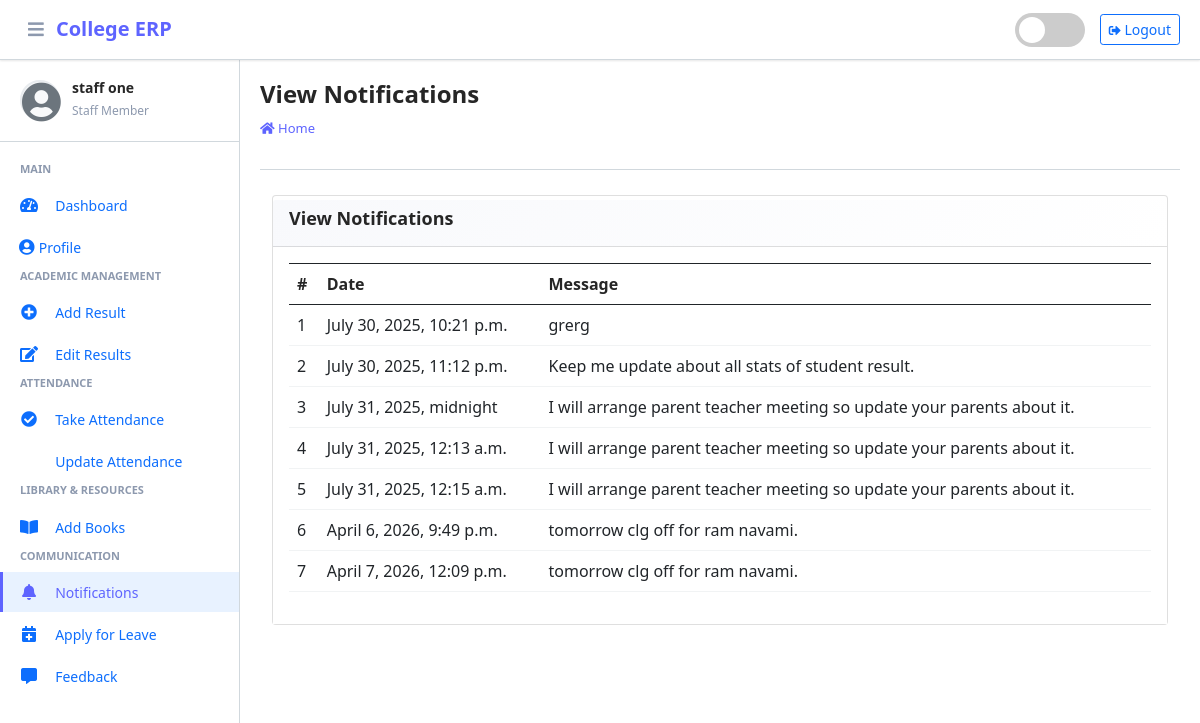
Screenshot of /staff/view/notification/ (signed in) with the database file from the repository.
### main_app/models.py (models this page shows, shortened)
class CustomUser(AbstractUser):
    USER_TYPE = ((1, "HOD"), (2, "Staff"), (3, "Student"))
    GENDER = [("M", "Male"), ("F", "Female")]
    username = None  # Removed username, using email instead
    email = models.EmailField(unique=True)
    user_type = models.CharField(default=1, choices=USER_TYPE, max_length=1)
    gender = models.CharField(max_length=1, choices=GENDER)
    profile_pic = models.ImageField()
    address = models.TextField()
    fcm_token = models.TextField(default="")  # For firebase notifications
    created_at = models.DateTimeField(auto_now_add=True)
    updated_at = models.DateTimeField(auto_now=True)
    USERNAME_FIELD = "email"
    REQUIRED_FIELDS = []
    objects = CustomUserManager()

class NotificationStaff(models.Model):
    staff = models.ForeignKey(Staff, on_delete=models.CASCADE)
    message = models.TextField()
    created_at = models.DateTimeField(auto_now_add=True)
    updated_at = models.DateTimeField(auto_now=True)

### main_app/staff_views.py (the view)
# urls.py: path("staff/view/notification/", staff_views.staff_view_notification,
def staff_view_notification(request):
    staff = get_object_or_404(Staff, admin=request.user)
    notifications = NotificationStaff.objects.filter(staff=staff)
    context = {
        'notifications': notifications,
        'page_title': "View Notifications"
    }
    return render(request, "staff_template/staff_view_notification.html", context)

### main_app/templates/staff_template/staff_view_notification.html
{% extends 'main_app/base.html' %}
{% load static %}
{% block page_title %}{{page_title}}{% endblock page_title %}
{% block content %}
<section class="content">
    <div class="container-fluid">
        <div class="row">
            <div class="col-md-12">
                <div class="card card-dark">
                    <div class="card-header">
                        <h3 class="card-title">{{page_title}}</h3>
                    </div>
                    <div class="card-body">
                        <div class="form-group table">
              <table class="table table-bordered">
                  <tr>
                      <th>#</th>
                      <th>Date</th>
                      <th>Message</th>
                  </tr>
                  {% for notification in  notifications %}
                    <tr>
                        <td>{{forloop.counter}}</td>
                        <td>{{notification.created_at}}</td>
                        <td>{{notification.message}}</td>
                    </tr>
                  {% endfor %}
              </table>
                        </div>
                    </div>
                </div>
            </div>
        </div>
    </div>
</section>
{% endblock content %}

### main_app/templates/main_app/erpnext_sidebar.html (shortened to what this page needs)
{% load static %}
<div class="sidebar-header">
    <div class="sidebar-user">
        <i class="fas fa-user-circle sidebar-default-avatar" id="default-avatar" style="display: none;"></i>
        <div class="sidebar-user-info">
            <h6>{{ user.get_full_name|default:user.username }}</h6>
            <small>
                {% if user.user_type == '1' %}
                    Administrator
                {% elif user.user_type == '2' %}
                    Staff Member
                {% else %}
                    Student
                {% endif %}
            </small>
        </div>
    </div>
</div>
<div class="nav-section">
    {% if user.user_type == '1' %}
        <h6 class="nav-section-title">Main</h6>
        <div class="nav-item">
            {% url 'admin_home' as admin_home %}
            <a href="{{ admin_home }}" class="nav-link {% if admin_home == request.path %}active{% endif %}">
                <i class="nav-icon fas fa-tachometer-alt"></i>
                <span class="nav-text">Dashboard</span>
            </a>
        </div>
        <div class="nav-item">
            {% url 'admin_view_profile' as admin_view_profile %}
            <a href="{{ admin_view_profile }}" class="nav-link {% if admin_view_profile == request.path %}active{% endif %}">
                <i class="fas fa-user-circle"></i>
                <span class="nav-text">Profile</span>
            </a>
        </div>
        <h6 class="nav-section-title">Academic Management</h6>
        <div class="nav-item has-submenu {% if 'course' in request.path %}open{% endif %}">
            <a href="#" class="nav-link">
                <i class="nav-icon fas fa-graduation-cap"></i>
                <span class="nav-text">Courses</span>
                <i class="nav-arrow fas fa-chevron-right"></i>
            </a>
            <div class="nav-submenu">
                <div class="nav-item">
                    {% url 'add_course' as add_course %}
                    <a href="{{ add_course }}" class="nav-link {% if add_course == request.path %}active{% endif %}">
                        <span class="nav-text">Add Course</span>
                    </a>
                </div>
                <div class="nav-item">
                    {% url 'manage_course' as manage_course %}
                    <a href="{{ manage_course }}" class="nav-link {% if manage_course == request.path or 'edit_course' in request.path %}active{% endif %}">
                        <span class="nav-text">Manage Courses</span>
                    </a>
                </div>
            </div>
        </div>
        <div class="nav-item has-submenu {% if 'subject' in request.path %}open{% endif %}">
            <a href="#" class="nav-link">
                <i class="nav-icon fas fa-book"></i>
                <span class="nav-text">Subjects</span>
                <i class="nav-arrow fas fa-chevron-right"></i>
            </a>
            <div class="nav-submenu">
                <div class="nav-item">
                    {% url 'add_subject' as add_subject %}
                    <a href="{{ add_subject }}" class="nav-link {% if add_subject == request.path %}active{% endif %}">
                        <span class="nav-text">Add Subject</span>
                    </a>
                </div>
                <div class="nav-item">
                    {% url 'manage_subject' as manage_subject %}
                    <a href="{{ manage_subject }}" class="nav-link {% if manage_subject == request.path or 'edit_subject' in request.path %}active{% endif %}">
                        <span class="nav-text">Manage Subjects</span>
                    </a>
                </div>
            </div>
        </div>
        <div class="nav-item has-submenu {% if 'session' in request.path %}open{% endif %}">
            <a href="#" class="nav-link">
                <i class="nav-icon fas fa-calendar-alt"></i>
                <span class="nav-text">Sessions</span>
                <i class="nav-arrow fas fa-chevron-right"></i>
            </a>
            <div class="nav-submenu">
                <div class="nav-item">
                    {% url 'add_session' as add_session %}
                    <a href="{{ add_session }}" class="nav-link {% if add_session == request.path %}active{% endif %}">
                        <span class="nav-text">Add Session</span>
                    </a>
                </div>
                <div class="nav-item">
                    {% url 'manage_session' as manage_session %}
                    <a href="{{ manage_session }}" class="nav-link {% if manage_session == request.path or 'edit_session' in request.path %}active{% endif %}">
                        <span class="nav-text">Manage Sessions</span>
                    </a>
                </div>
            </div>
        </div>
        <h6 class="nav-section-title">User Management</h6>
        <div class="nav-item">
            {% url 'add_staff' as add_staff %}
            <a href="{{ add_staff }}" class="nav-link {% if add_staff == request.path %}active{% endif %}">
                <i class="nav-icon fas fa-user-plus"></i>
                <span class="nav-text">Add Staff</span>
            </a>
        </div>
        <div class="nav-item">
            {% url 'manage_staff' as manage_staff %}
            <a href="{{ manage_staff }}" class="nav-link {% if manage_staff == request.path or 'edit_staff' in request.path %}active{% endif %}">
                <i class="nav-icon fas fa-users-cog"></i>
                <span class="nav-text">Manage Staff</span>
            </a>
        </div>
        <div class="nav-item">
            {% url 'add_student' as add_student %}
            <a href="{{ add_student }}" class="nav-link {% if add_student == request.path %}active{% endif %}">
                <i class="nav-icon fas fa-user-graduate"></i>
                <span class="nav-text">Add Student</span>
            </a>
        </div>
        <div class="nav-item">
            {% url 'manage_student' as manage_student %}
            <a href="{{ manage_student }}" class="nav-link {% if manage_student == request.path or 'edit_student' in request.path %}active{% endif %}">
                <i class="nav-icon fas fa-users"></i>
                <span class="nav-text">Manage Students</span>
            </a>
        </div>
        <h6 class="nav-section-title">Communication</h6>
        <div class="nav-item">
            {% url 'admin_notify_staff' as admin_notify_staff %}
            <a href="{{ admin_notify_staff }}" class="nav-link {% if admin_notify_staff == request.path %}active{% endif %}">
                <i class="nav-icon fas fa-bell"></i>
                <span class="nav-text">Notify Staff</span>
            </a>
        </div>
        <div class="nav-item">
            {% url 'admin_notify_student' as admin_notify_student %}
            <a href="{{ admin_notify_student }}" class="nav-link {% if admin_notify_student == request.path %}active{% endif %}">
                <i class="nav-icon fas fa-bullhorn"></i>
                <span class="nav-text">Notify Students</span>
            </a>
        </div>
        <h6 class="nav-section-title">Reports & Analytics</h6>
        <div class="nav-item">
            {% url 'admin_view_attendance' as admin_view_attendance %}
            <a href="{{ admin_view_attendance }}" class="nav-link {% if admin_view_attendance == request.path %}active{% endif %}">
                <i class="nav-icon fas fa-chart-line"></i>
                <span class="nav-text">View Attendance</span>
            </a>
        </div>
        <div class="nav-item">
            {% url 'student_feedback_message' as student_feedback_message %}
            <a href="{{ student_feedback_message }}" class="nav-link {% if student_feedback_message == request.path %}active{% endif %}">
                <i class="nav-icon fas fa-comments"></i>
                <span class="nav-text">Student Feedback</span>
            </a>
        </div>
        <div class="nav-item">
            {% url 'staff_feedback_message' as staff_feedback_message %}
            <a href="{{ staff_feedback_message }}" class="nav-link {% if staff_feedback_message == request.path %}active{% endif %}">
                <i class="nav-icon fas fa-comment-dots"></i>
                <span class="nav-text">Staff Feedback</span>
            </a>
        </div>
        <h6 class="nav-section-title">Leave Management</h6>
        <div class="nav-item">
            {% url 'view_staff_leave' as view_staff_leave %}
            <a href="{{ view_staff_leave }}" class="nav-link {% if view_staff_leave == request.path %}active{% endif %}">
                <i class="nav-icon fas fa-calendar-check"></i>
                <span class="nav-text">Staff Leave</span>
            </a>
        </div>
        <div class="nav-item">
            {% url 'view_student_leave' as view_student_leave %}
            <a href="{{ view_student_leave }}" class="nav-link {% if view_student_leave == request.path %}active{% endif %}">
                <i class="nav-icon fas fa-calendar-times"></i>
                <span class="nav-text">Student Leave</span>
            </a>
        </div>
    {% elif user.user_type == '2' %}
        <h6 class="nav-section-title">Main</h6>
        <div class="nav-item">
            {% url 'staff_home' as staff_home %}
            <a href="{{ staff_home }}" class="nav-link {% if staff_home == request.path %}active{% endif %}">
                <i class="nav-icon fas fa-tachometer-alt"></i>
                <span class="nav-text">Dashboard</span>
            </a>
        </div>
        <div class="nav-item">
            {% url 'staff_view_profile' as staff_view_profile %}
            <a href="{{ staff_view_profile }}" class="nav-link {% if staff_view_profile == request.path %}active{% endif %}">
                <i class="fas fa-user-circle"></i>
                <span class="nav-text">Profile</span>
            </a>
        </div>
        <h6 class="nav-section-title">Academic Management</h6>
        <div class="nav-item">
            {% url 'staff_add_result' as staff_add_result %}
            <a href="{{ staff_add_result }}" class="nav-link {% if staff_add_result == request.path %}active{% endif %}">
                <i class="nav-icon fas fa-plus-circle"></i>
                <span class="nav-text">Add Result</span>
            </a>
        </div>
        <div class="nav-item">
            {% url 'edit_student_result' as edit_student_result %}
            <a href="{{ edit_student_result }}" class="nav-link {% if edit_student_result == request.path %}active{% endif %}">
                <i class="nav-icon fas fa-edit"></i>
                <span class="nav-text">Edit Results</span>
            </a>
        </div>
        <h6 class="nav-section-title">Attendance</h6>
        <div class="nav-item">
            {% url 'staff_take_attendance' as staff_take_attendance %}
            <a href="{{ staff_take_attendance }}" class="nav-link {% if staff_take_attendance == request.path %}active{% endif %}">
                <i class="nav-icon fas fa-check-circle"></i>
                <span class="nav-text">Take Attendance</span>
            </a>
        </div>
        <div class="nav-item">
            {% url 'staff_update_attendance' as staff_update_attendance %}
            <a href="{{ staff_update_attendance }}" class="nav-link {% if staff_update_attendance == request.path %}active{% endif %}">
                <span class="nav-text">Update Attendance</span>
            </a>
        </div>
        <h6 class="nav-section-title">Library & Resources</h6>
        <div class="nav-item">
            {% url 'add_book' as add_book %}
            <a href="{{ add_book }}" class="nav-link {% if add_book == request.path %}active{% endif %}">
                <i class="nav-icon fas fa-book-open"></i>
                <span class="nav-text">Add Books</span>
            </a>
        </div>
        <h6 class="nav-section-title">Communication</h6>
        <div class="nav-item">
            {% url 'staff_view_notification' as staff_view_notification %}
            <a href="{{ staff_view_notification }}" class="nav-link {% if staff_view_notification == request.path %}active{% endif %}">
                <i class="nav-icon fas fa-bell"></i>
                <span class="nav-text">Notifications</span>
            </a>
        </div>
        <div class="nav-item">
            {% url 'staff_apply_leave' as staff_apply_leave %}
            <a href="{{ staff_apply_leave }}" class="nav-link {% if staff_apply_leave == request.path %}active{% endif %}">
                <i class="nav-icon fas fa-calendar-plus"></i>
                <span class="nav-text">Apply for Leave</span>
            </a>
        </div>
        <div class="nav-item">
            {% url 'staff_feedback' as staff_feedback %}
            <a href="{{ staff_feedback }}" class="nav-link {% if staff_feedback == request.path %}active{% endif %}">
                <i class="nav-icon fas fa-comment-alt"></i>
                <span class="nav-text">Feedback</span>
            </a>
        </div>
    {% endif %}
</div>

### rows the page displays
CustomUser: get_full_name "staff one"
NotificationStaff: created_at "July 30, 2025, 10:21 p.m.", message "grerg"
NotificationStaff: created_at "July 30, 2025, 11:12 p.m.", message "Keep me update about all stats of student result."
NotificationStaff: created_at "July 31, 2025, midnight", message "I will arrange parent teacher meeting so update your parents about it."
NotificationStaff: created_at "July 31, 2025, 12:13 a.m.", message "I will arrange parent teacher meeting so update your parents about it."
NotificationStaff: created_at "July 31, 2025, 12:15 a.m.", message "I will arrange parent teacher meeting so update your parents about it."
NotificationStaff: created_at "April 6, 2026, 9:49 p.m.", message "tomorrow clg off for ram navami."
NotificationStaff: created_at "April 7, 2026, 12:09 p.m.", message "tomorrow clg off for ram navami."

### other values shown
{{ page_title }} "View Notifications"
